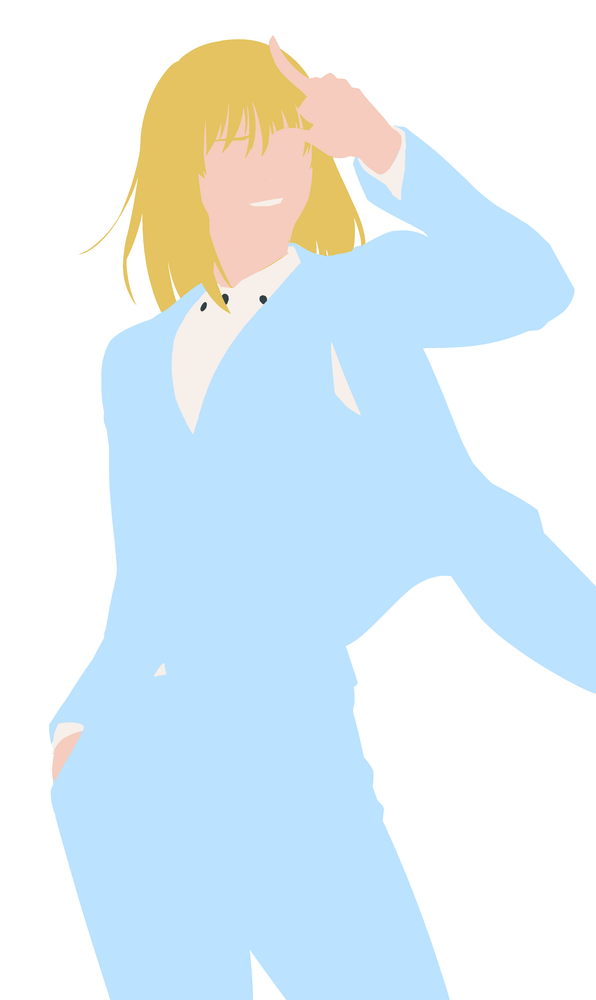
#> input picture wgan/utils/image0111_flat.png, 596 x 1000 px, shrunk from 3500 x 5872 before the run, found by its file name
$ python preprocess.py
#> lines starting #> are read from the running program, lines starting #| are printed output that depends on the picture; after the words box and inside, x2 and y2 are one past the last pixel; in counts of white or black regions, pixels touching at a corner belong together
### wgan/utils/thinning.py
import numpy as np
import cv2


def thinning(fillmap, max_iter=200):
    """Fill area of line with surrounding fill color.

    # Arguments
        fillmap: an image.
        max_iter: max iteration number.

    # Returns
        an image.
    """
    line_id = 1
    h, w = fillmap.shape[:2]
    result = fillmap.copy()

    for iterNum in range(max_iter):
        # Get points of line. if there is not point, stop.
        line_points = np.where(result == line_id)
        if not len(line_points[0]) > 0:
            break

        # Get points between lines and fills.
        line_mask = np.full((h, w), 255, np.uint8)
        line_mask[line_points] = 0
        line_border_mask = cv2.morphologyEx(line_mask, cv2.MORPH_DILATE,
                                            cv2.getStructuringElement(cv2.MORPH_CROSS, (3, 3)), anchor=(-1, -1),
                                            iterations=1) - line_mask
        line_border_points = np.where(line_border_mask == 255)

        result_tmp = result.copy()
        # Iterate over points, fill each point with nearest fill's id.
        for i, _ in enumerate(line_border_points[0]):
            x, y = line_border_points[1][i], line_border_points[0][i]

            if x - 1 > 0 and result[y][x - 1] != line_id:
                result_tmp[y][x] = result[y][x - 1]
                continue

            if x - 1 > 0 and y - 1 > 0 and result[y - 1][x - 1] != line_id:
                result_tmp[y][x] = result[y - 1][x - 1]
                continue

            if y - 1 > 0 and result[y - 1][x] != line_id:
                result_tmp[y][x] = result[y - 1][x]
                continue

            if y - 1 > 0 and x + 1 < w and result[y - 1][x + 1] != line_id:
                result_tmp[y][x] = result[y - 1][x + 1]
                continue

            if x + 1 < w and result[y][x + 1] != line_id:
                result_tmp[y][x] = result[y][x + 1]
                continue

            if x + 1 < w and y + 1 < h and result[y + 1][x + 1] != line_id:
                result_tmp[y][x] = result[y + 1][x + 1]
                continue

            if y + 1 < h and result[y + 1][x] != line_id:
                result_tmp[y][x] = result[y + 1][x]
                continue

            if y + 1 < h and x - 1 > 0 and result[y + 1][x - 1] != line_id:
                result_tmp[y][x] = result[y + 1][x - 1]
                continue

        result = result_tmp.copy()

    return result

### utils/preprocess.py
'''
1. psd layers to separate png images
2. correct shading layers
3. shading layers to real GT
4. create training dataset
'''
import os
import numpy as np
import cv2
from PIL import Image
from psd_tools import PSDImage
from tqdm import tqdm
try:
    from utils.thinning import thinning
except:
    from thinning import thinning

from os.path import join, splitext, split, exists

# we need convert the key word in the file name to directions
KEY_TO_DIR = {"type1":"right", "type2":"left", "type3":"back", "type4":"top", "오":"right", "왼":"left",
    "역": "back", "위":"top", "l":"left", "r":"right", "긍": "right", "긍정":"right","부":"left", "부정":"left"}

# convert layer name to english
KOR_TO_ENG = {"선화":"line", "레이어":"shadow", "밑색":"flat", "용지":"background", "배경":"background",
    "레이어 1":"background", "레이어 2":"background", "layer 1":"background", "layer 2":"background", "그림자":"shadow",
    "인물 밑색":"flat", "펜터치":"line"}
KOR_TO_ENG_S = {"선화":"line", "레이어":"shadow", "밑색":"flat", "용지":"background", "레이어 2":"shadow", "레이어 1":"background","그림자":"shadow"}

NAME_LIST = ["FULL01", "FULL02", "FULL03", "FULL04", "FULL05", "FULL06", "FULL07", "FULL08", "FACE03"]

# [109 lines left out: functions is_different_lname, layer_to_png, psd_to_pngs, not called in this run]

def flat_to_fillmap(flat, second_pass = True):
    '''
    flat png to fillmap, we need to consider flat always
        have alpha channel
    '''
    # print("Log:\tconverting flat PNG to fill map")
    h, w = flat.shape[0], flat.shape[1]
    r, g, b = flat[:,:,0], flat[:,:,1], flat[:,:,2]# split to r, g, b channel
    color_channel = r * 1e6 + g * 1e3 + b
    if flat.shape[-1] == 4:
        alpha_channel = flat[:,:,3]
    else:
        alpha_channel = np.logical_or(np.logical_or(r != 255, g != 255), b != 255)
    color_channel[alpha_channel == 0] = -1
    fill = np.ones((h,w)) # assume transparent region as 0
    fill[alpha_channel == 0] = 0 # fill region starts at 2
    color_idx = 2
    color_map = [np.array([0,0,0,0]), np.array([0,0,0,255])]
    th1 = h * w *5e-6
    th2 = h * w *5e-4
    # first pass
    for c in np.unique(color_channel):
        if c == -1: continue # skip transparent color
        if c == 0: continue # skip black color, it should be the line drawing
        # check if this region should be transparent
        mask = (color_channel == c).squeeze()
        # find bbox of the mask
        t, l, b, r = get_bbox(mask)
        mask_bsize = (r - l) * (b - t)
        if mask.sum() < th1 or (mask_bsize > 10 * mask.sum() and mask.sum() < th2):
            fill[mask] = 1
            continue
        c_alpha = fill[mask]
        # find the majority color under current mask in alpha channel
        c_alpha_major, count = np.unique(c_alpha, return_counts = True)
        c_alpha = c_alpha_major[np.argmax(count)]
        # skip this color if the region is transparent
        if c_alpha == 0: continue
        # record into the fillmap
        fill[mask] = color_idx
        # update color index and dict
        color_idx += 1
        color_map.append(int_to_color(c))
    # second pass
    if second_pass:
        remove_stray_in_fill(fill)
    return fill.astype(int), np.array(color_map).astype(np.uint8)

def remove_stray_in_fill(fill):
    for c in np.unique(fill):
        if c == 1 or c == -1 or c == 0: continue
        masks = (fill == c).astype(np.uint8)
        _, regions = cv2.connectedComponents(masks, connectivity = 8)
        for r in np.unique(regions):
            if r == 0: continue
            rmask = regions == r
            if rmask.sum() <= 16:
                fill[rmask] = 1

def get_bbox(mask, pt_mode = False):
    # mask should be a boolean array
    if pt_mode:
        pts = mask
    else:
        pts = np.array(np.where(mask)).T
    left = pts[:, 1].min()
    right = pts[:, 1].max()
    top = pts[:, 0].min()
    bottom = pts[:, 0].max()
    return top, left, bottom, right

# [12 lines left out: function shadow_to_fillmap, not called in this run]

def fillmap_to_color(fill, color_map=None):
    if color_map is None:
        color_map = np.random.randint(0, 255, (fill.max() + 1, 3), dtype=np.uint8)
        r, c = np.unique(fill, return_counts = True)
        color_map[r[np.argsort(c)[-1]]] = [255, 255, 255]
    return color_map[fill], color_map

def int_to_color(color):
    r = int(color//1e6)
    g = int(color%1e6//1e3)
    b = int(color % 1000)
    return np.array([r, g, b, 255])

def flat_refine(flat, line = None, second_pass = True):
    '''
    Given:
        flat, a numpy array as the flat png
        line, a numpy array as the line art
    Return:
        res, a numpy array that have the clear flat region boundary
    '''
    # convert line from rgba to bool mask
    # and interestingly, they use alpha channel as the grayscal image...

    if line is None:
        line_gray = np.ones(flat.shape) * 255
    else:
        if len(line.shape) == 3:
            line_gray = 255 - line[:,:,3]
        else:
            line_gray = line
    _, line_gray = cv2.threshold(line_gray, 127, 255, cv2.THRESH_BINARY)
    # [4 lines of commented-out code are left out]
    if flat.shape[-1] == 4:
        flat_a = flat[:,:,3]
        flat[:,:,:3] = flat[:,:,:3] * np.repeat(np.expand_dims((flat_a == 255).astype(int), -1),3,-1)
    # convert flat to fill map
    fill, color_map = flat_to_fillmap(flat, second_pass)
    # set line drawing into the fill map
    fill[(255 - line_gray).astype(bool)] = 1
    # [6 lines of commented-out code are left out]
    fill = thinning(fill)
    flat_refined, _ =  fillmap_to_color(fill, color_map)
    return flat_refined, fill

def grayscale_shadow(shadow):
    bshadow = 255 - shadow[:, :, 3]
    return bshadow

# [63 lines left out: functions mask_shadow, png_refine, not called in this run]

if __name__ == "__main__":
    # [5 lines of commented-out code are left out]


    '''correct shading layers'''
    # OUT_PATH = "../dataset/Natural_png_rough"
    # REFINED_PATH = "../dataset/Natural_png_rough_refined"
    # png_refine(OUT_PATH, REFINED_PATH)

    # debug for flat region refine
    flat = np.array(Image.open("image0111_flat.png"))
#> flat is the input picture: shape (1000, 596, 3); mean R, G, B 222.9, 237.1, 244.7
    line = np.array(Image.open("image0111_line.png"))
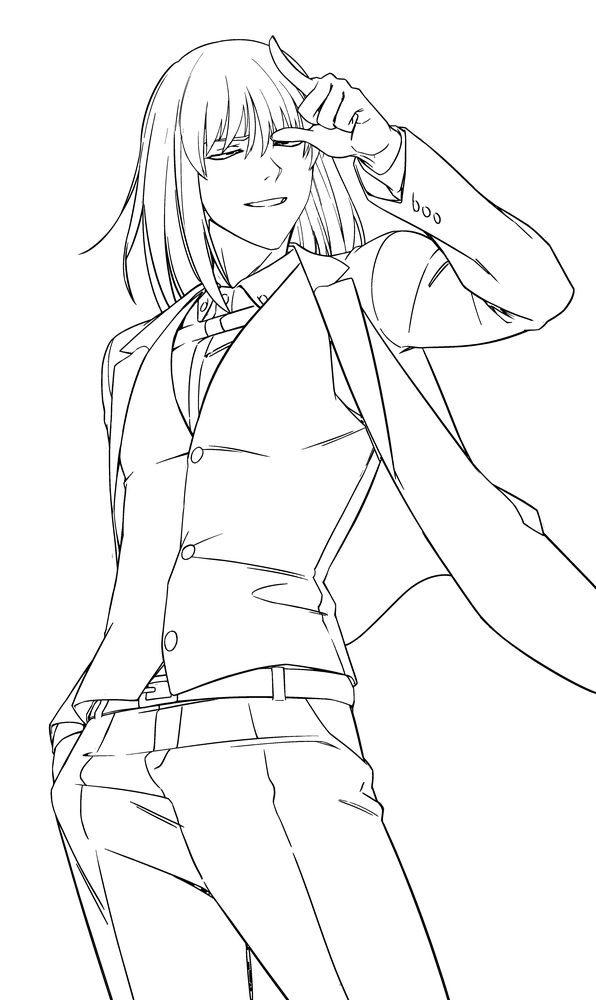
#> input picture wgan/utils/image0111_line.png, 596 x 1000 px, shrunk from 3500 x 5872 before the run, found by its file name
#> line is the input picture: shape (1000, 596, 4); mean R, G, B, A 0, 0, 0, 9.8
    flat_refined, _ = flat_refine(flat, line)
#> in flat_refine, `_, line_gray = cv2.threshold(line_gray, 127, 255, cv2.THRESH_BINARY)`:
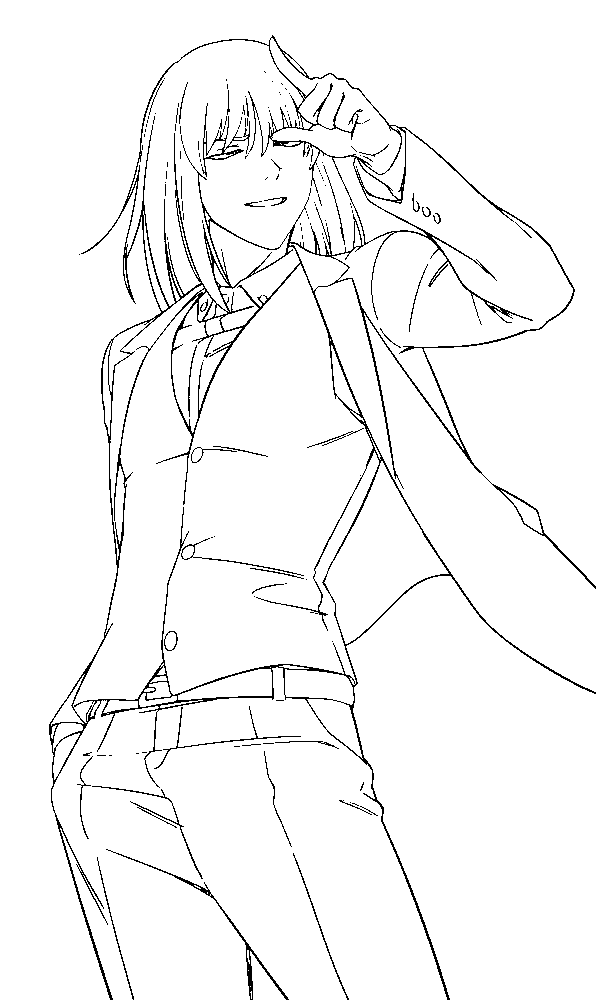
#> line_gray: shape (1000, 596); 96.2% white; black in thin lines or dots, all inside (x1, y1, x2, y2) = (49, 35, 596, 1000)
#> in flat_to_fillmap, `alpha_channel = np.logical_or(np.logical_or(r != 255, g != 255), b != ..`: alpha_channel: shape (1000, 596) bool; 55.2% white; 23 black regions (18 under 20 px), largest, box (x1, y1, x2, y2) and area: (0, 0, 596, 1000) 188784, (346, 576, 596, 1000) 75736, (334, 157, 426, 242) 1617, (251, 953, 285, 1000) 681, (355, 223, 361, 246) 53
#> in flat_to_fillmap, `color_channel[alpha_channel == 0] = -1`:
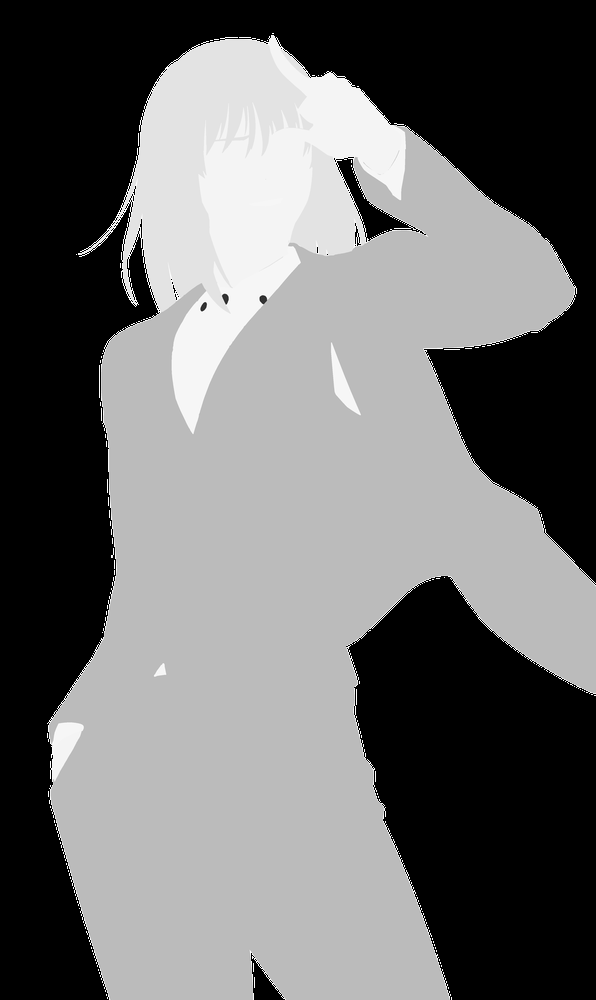
#> color_channel: shape (1000, 596) float64; min -1, max 255255254, mean 108796704.6; drawn with min black and max white
#> the loop in flat_to_fillmap, `for c in np.unique(color_channel):` made 1967 passes
#> (c, left in get_bbox, right in get_bbox, top in get_bbox, bottom in get_bbox, t, l) on passes 2, 3, 5: (28047058, 226, 226, 303, 303, 303, 226), (31047051, 260, 260, 297, 297, 297, 260), (34050054, 226, 226, 295, 295, 295, 226)
#> after the loop in flat_to_fillmap, `for c in np.unique(color_channel):`: mask: shape (1000, 596) bool; 0.04% white in thin lines or dots, all inside (x1, y1, x2, y2) = (51, 33, 385, 770)
#> the loop in remove_stray_in_fill, `for c in np.unique(fill):` made 23 passes
#> after the loop in remove_stray_in_fill, `for c in np.unique(fill):`:
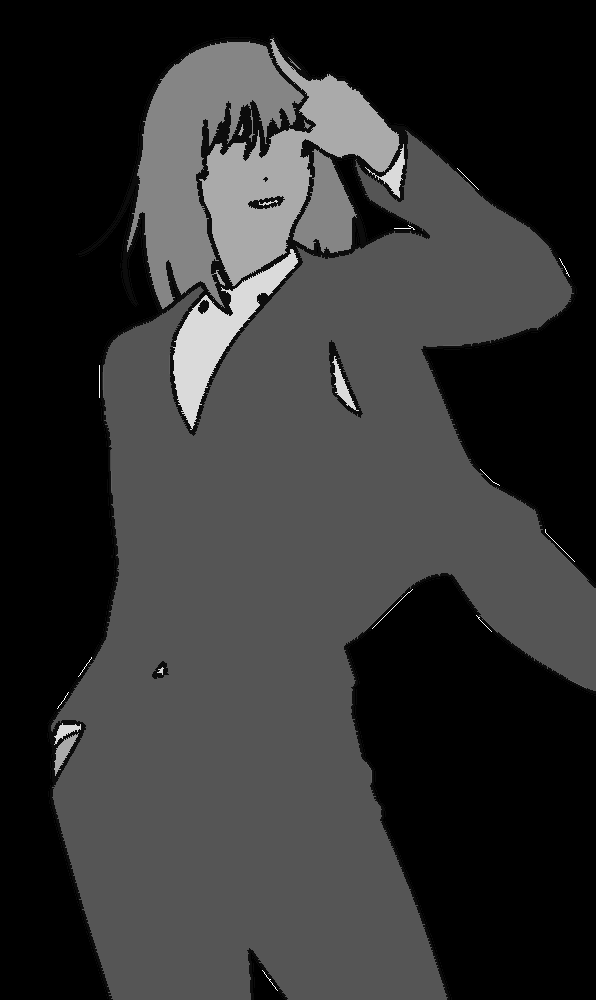
#> fill: shape (1000, 596) float64; min 0, max 21, mean 4.2; drawn with min black and max white
#> after the loop in remove_stray_in_fill, `for c in np.unique(fill):`: masks: shape (1000, 596); values 0 (black) and 1 (white), 0.06% white in thin lines or dots, all inside (x1, y1, x2, y2) = (80, 35, 376, 312)
#> in flat_refine, `fill, color_map = flat_to_fillmap(flat, second_pass)`: fill: shape (1000, 596) int64; 11 distinct labels, from 0 to 21
#> in flat_refine, `fill[(255 - line_gray).astype(bool)] = 1`:
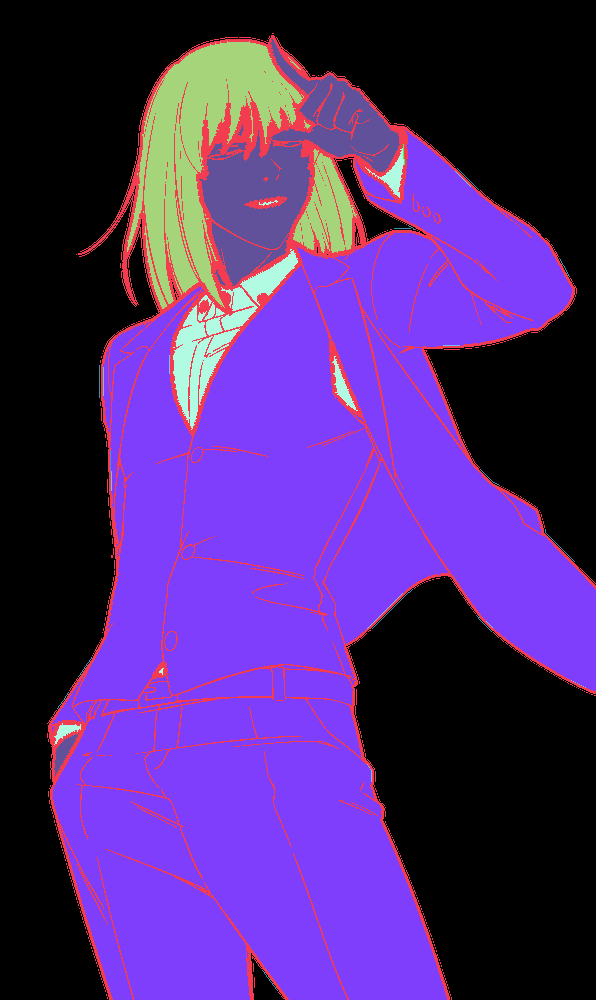
#> fill: shape (1000, 596) int64; 10 distinct labels, from 0 to 21; one colour per label, 0 black
#> the loop in thinning, `for iterNum in range(max_iter):` made 8 passes
#> pass 1, in thinning, `line_border_mask = cv2.morphologyEx(line_mask, cv2.MORPH_DILATE, cv2.g..`:
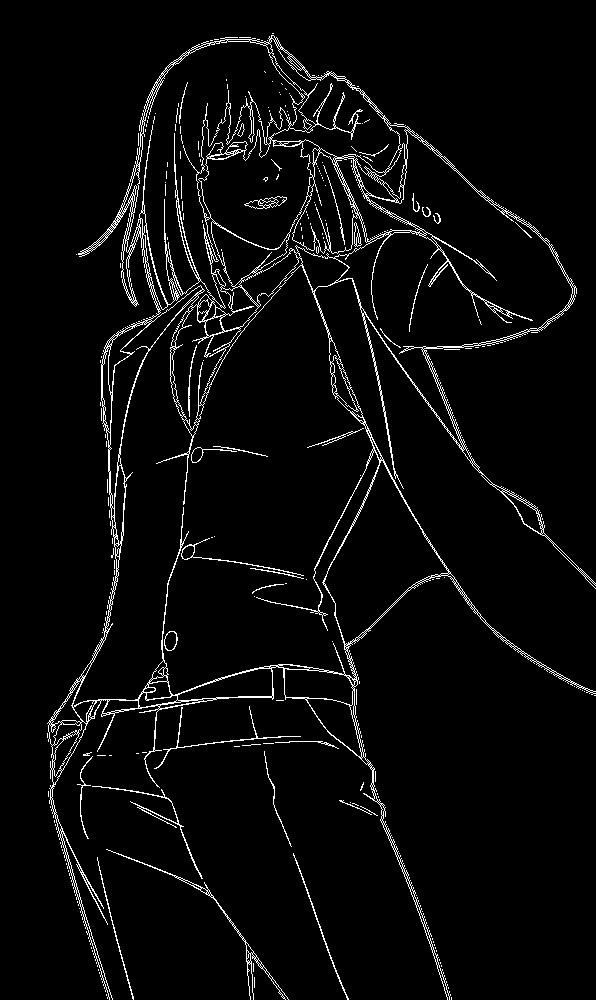
#> line_border_mask: shape (1000, 596); 4% white in thin lines or dots, all inside (x1, y1, x2, y2) = (47, 33, 596, 1000)
#> after the loop in thinning, `for iterNum in range(max_iter):`: line_mask: shape (1000, 596); 100% white; black in thin lines or dots, all inside (x1, y1, x2, y2) = (221, 131, 310, 300)
#> after the loop in thinning, `for iterNum in range(max_iter):`:
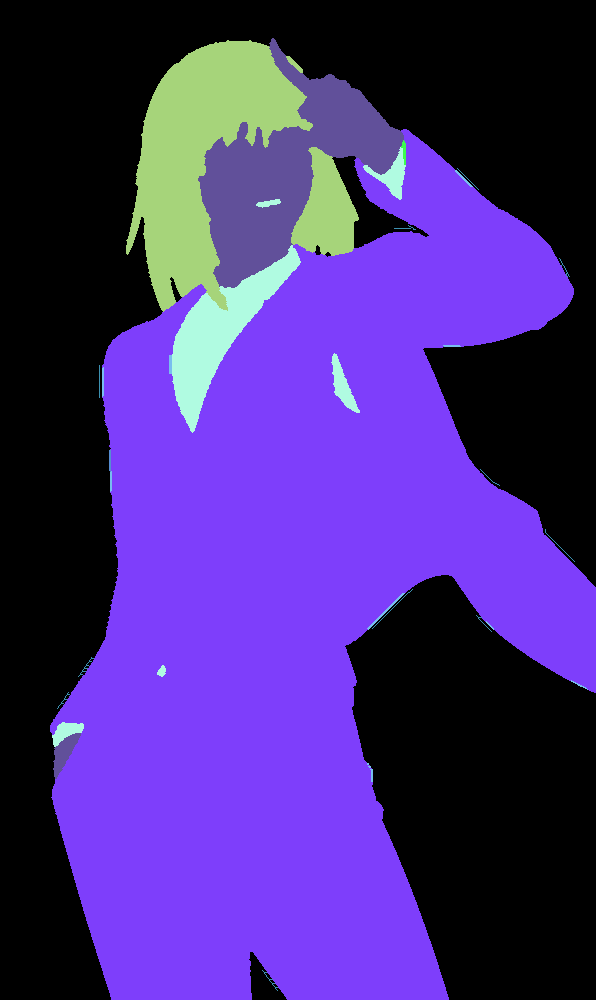
#> result_tmp: shape (1000, 596) int64; 9 distinct labels, from 0 to 21; one colour per label, 0 black
    Image.fromarray(flat_refined).save("res.png")
